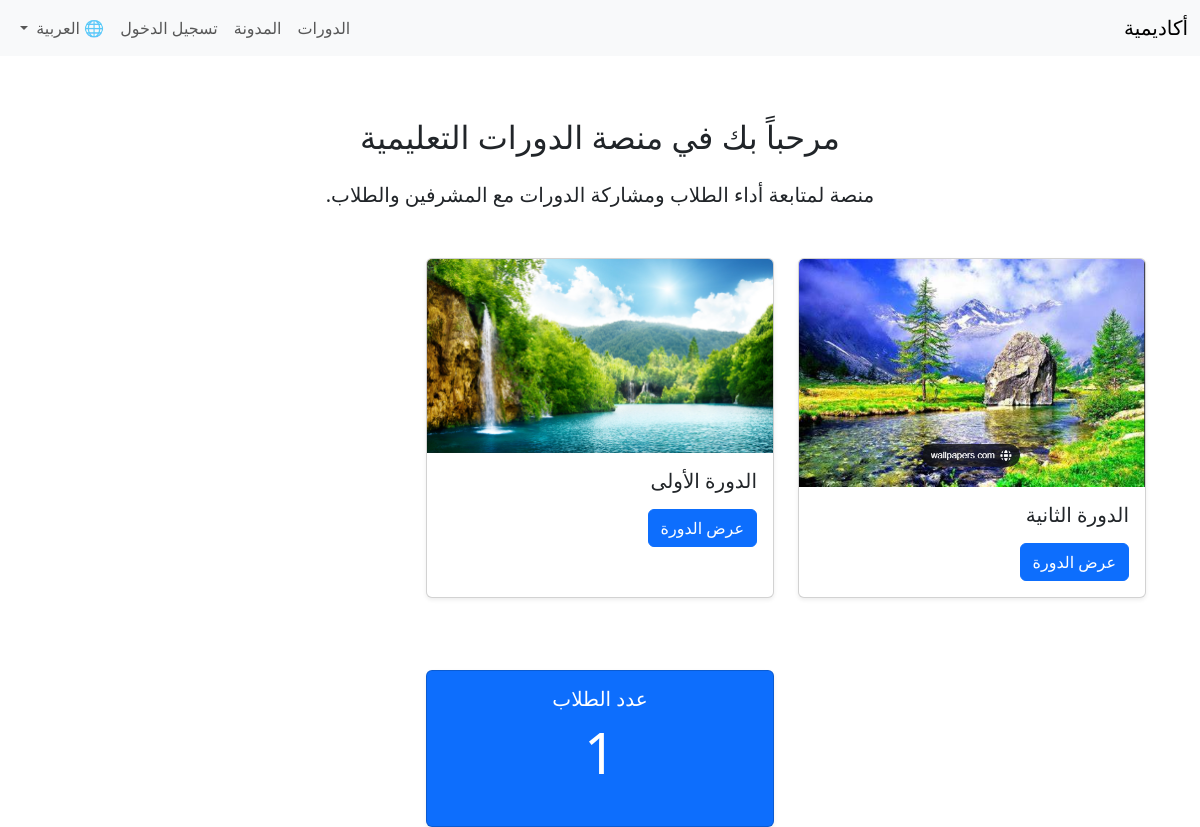
The page /ar/ on the database as committed earlier.
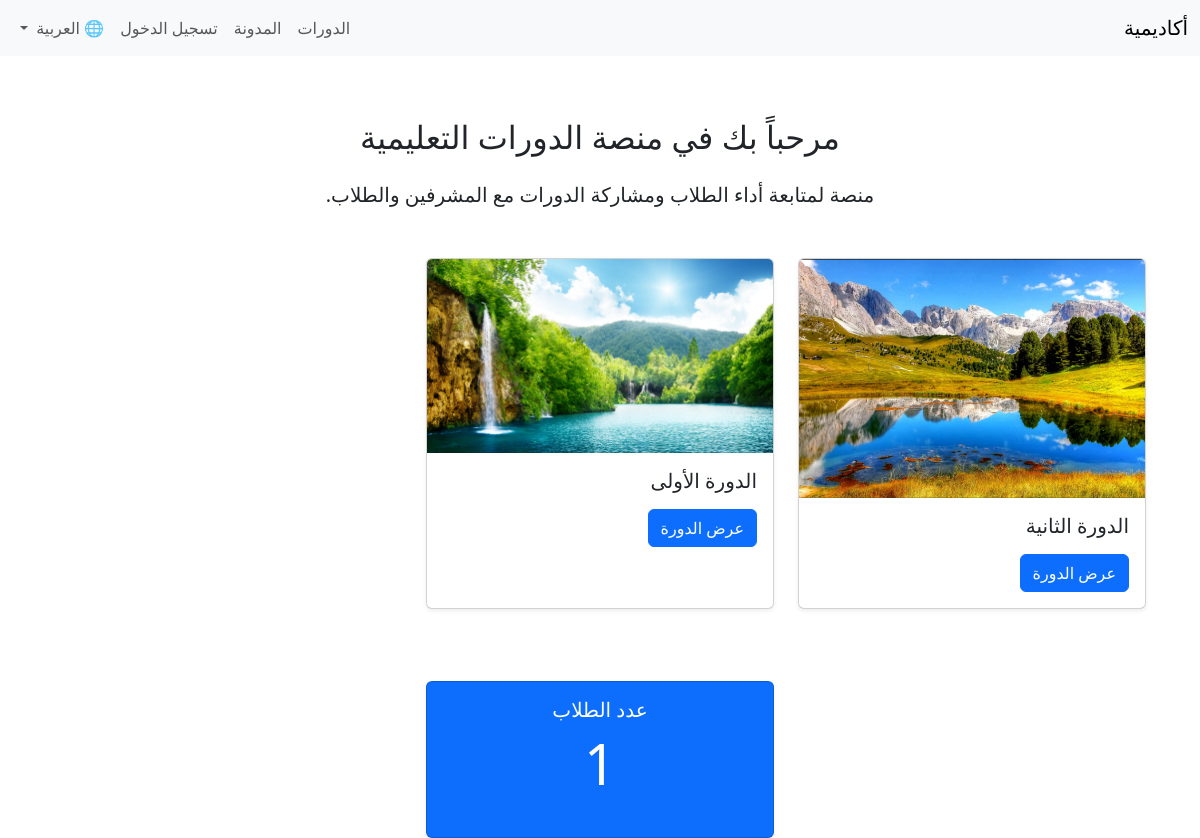
The same page on the database as committed later.
### courses/models.py (models this page shows, shortened)
class Course(models.Model):
    title = models.CharField(max_length=200, verbose_name=_("عنوان الدورة"))
    description = models.TextField(verbose_name=_("وصف الدورة"))
    is_published = models.BooleanField(default=True, verbose_name=_("نشر الدورة"))
    price = models.DecimalField(max_digits=6, decimal_places=0, verbose_name=_("السعر"))
    created_at = models.DateTimeField(auto_now_add=True, verbose_name=_("تاريخ الإنشاء"))
    students = models.ManyToManyField(User, related_name="courses", blank=True, verbose_name=_("الطلاب المشتركين"))
    image = models.ImageField(upload_to='course_images/', null=True, blank=True, verbose_name=_("صورة الدورة"))
    duration = models.CharField(max_length=100, blank=True, null=True, verbose_name=_("مدة الدورة"))
    level = models.CharField(max_length=100, blank=True, null=True, verbose_name=_("مستوى الدورة"))
    prerequisites = models.TextField(blank=True, null=True, verbose_name=_("متطلبات الدورة"))
    class Meta:
        verbose_name = _("دورة")
        verbose_name_plural = _("الدورات")
        ordering = ['-created_at']

### courses/views.py (the view)
# urls.py: path('', views.home_page, name="home_page"),
def home_page(request):
    User = get_user_model()
    student_count = User.objects.annotate(course_count=Count('courses')).filter(course_count__gt=0).count()
    courses = Course.objects.filter(is_published=True)
    return render(request, 'courses/home.html', {
        'student_count': student_count,
        'courses': courses,
    })

### courses/templates/courses/home.html (shortened to what this page needs)
{% extends "base.html" %}
{% load static %}
{% load i18n %}
{% block content %}
<div class="container mt-5">
    <h2 class="mb-4 text-center">{% trans "مرحباً بك في منصة الدورات التعليمية" %}</h2>
    <p class="lead text-center mb-5">{% trans "منصة لمتابعة أداء الطلاب ومشاركة الدورات مع المشرفين والطلاب." %}</p>
    <div class="row mb-5">
        {% for course in courses %}
            <div class="col-md-4 mb-4">
                <div class="card shadow-sm h-100">
                    {% if course.image %}
                        <img src="{{ course.image.url }}" class="card-img-top" alt="{{ course.title }}">
                    {% else %}
                        <img src="{% static 'default-course.jpg' %}" class="card-img-top" alt="{% trans 'صورة الدورة' %}">
                    {% endif %}
                    <div class="card-body">
                        <h5 class="card-title">{{ course.title }}</h5>
                        <a href="{% url 'courses:course_detail' course.id %}" class="btn btn-primary">{% trans "عرض الدورة" %}</a>
                    </div>
                </div>
            </div>
        {% empty %}
            <div class="col-12 text-center">
                <p class="text-muted">{% trans "لا توجد دورات متاحة حالياً." %}</p>
            </div>
        {% endfor %}
    </div>
    <div class="row justify-content-center mt-5">
        <div class="col-md-4">
            <div class="card text-white bg-primary mb-4 shadow-sm h-100">
                <div class="card-body text-center">
                    <h5 class="card-title">{% trans "عدد الطلاب" %}</h5>
                    <p class="card-text display-4">{{ student_count }}</p>
                </div>
            </div>
        </div>
    </div>
</div>
{% endblock %}

### templates/base.html (shortened to what this page needs)
{% load i18n %}
{% get_current_language as LANGUAGE_CODE %}
<!DOCTYPE html>
<html lang="{{ LANGUAGE_CODE }}" dir="{% if LANGUAGE_CODE == 'ar' %}rtl{% else %}ltr{% endif %}">
<head>
    <link href="https://cdn.jsdelivr.net/npm/bootstrap@5.3.0/dist/css/bootstrap.rtl.min.css" rel="stylesheet">
</head>
<body>
<nav class="navbar navbar-expand-lg navbar-light bg-light fixed-top">
    <div class="container-fluid">
        <a class="navbar-brand" href="{% url 'home_page' %}">{% trans "أكاديمية" %}</a>
        <div class="collapse navbar-collapse" id="mainNavbar">
            <ul class="navbar-nav ms-auto mb-2 mb-lg-0">
                <li class="nav-item"><a class="nav-link" href="{% url 'courses:course_list' %}">{% trans "الدورات" %}</a></li>
                <li class="nav-item"><a class="nav-link" href="{% url 'blog:blog_list' %}">{% trans "المدونة" %}</a></li>
                {% if user.is_authenticated %}
                    <li class="nav-item">
                        <a class="nav-link" href="{% url 'courses:my_courses' %}">{% trans "دوراتي" %}</a>
                    </li>
                    {% if user.is_superuser %}
                        <li class="nav-item">
                            <a class="nav-link" href="{% url 'dashboard:home' %}">{% trans "لوحة التحكم" %}</a>
                        </li>
                    {% endif %}
                    <li class="nav-item">
                        <form method="post" action="{% url 'logout' %}" class="d-inline">
                            {% csrf_token %}
                            <button type="submit" class="btn btn-link nav-link" style="display: inline; padding: 0; border: none;">
                                {% trans "تسجيل الخروج" %}
                            </button>
                        </form>
                    </li>
                {% else %}
                    <li class="nav-item">
                        <a class="nav-link" href="{% url 'login' %}">{% trans "تسجيل الدخول" %}</a>
                    </li>
                {% endif %}
                <li class="nav-item dropdown">
                    <a class="nav-link dropdown-toggle" href="#" role="button" data-bs-toggle="dropdown">
                        🌐 {% if LANGUAGE_CODE == "ar" %}العربية{% else %}English{% endif %}
                    </a>
                </li>
            </ul>
        </div>
    </div>
</nav>
<main class="container">
    {% block content %}{% endblock %}
</main>
</body>
</html>

### templates/base.html (style rules this page uses)
body { padding-top: 70px; }

Rows that differ between the two databases and show on the page:
changed Course "الدورة الثانية": image: a different picture
